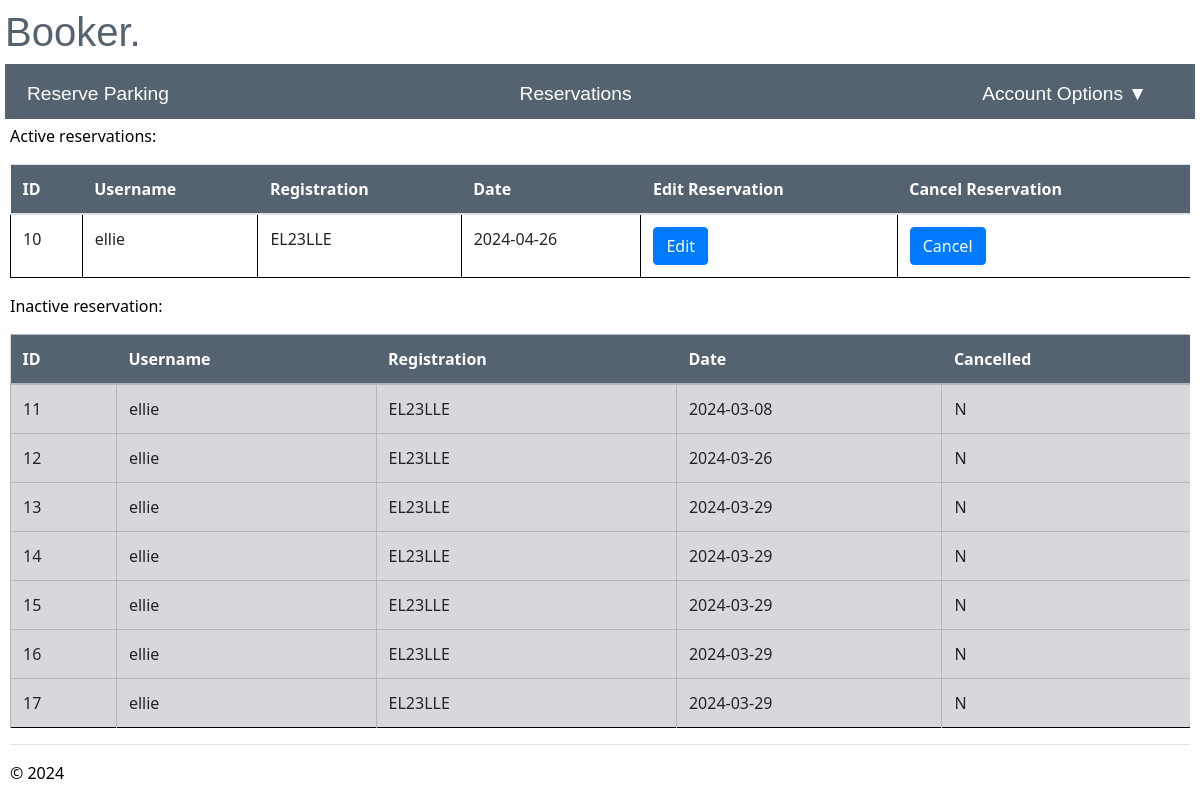
Screenshot of /reservations (signed in) with the database file from the repository.
### app/models/models.py (models this page shows)
class reserve(db.Model):
    __tablename__ = 'reserve'
    id = db.Column(db.Integer, primary_key=True, nullable=False)
    username = db.Column(db.String(20), db.ForeignKey('user.username'), nullable=False)
    registration = db.Column(db.String(9), nullable=False)
    date = db.Column(db.Date,nullable=False)
    cancelled = db.Column(db.String(1), nullable=False, default='N')

### app/main/routes.py (the view)
@bp.route("/reservations")
@login_required
@check_authorisation
def reservations():
    try:
        if current_user.role =='admin':
            active_reservations = reserve.query.filter(reserve.cancelled == 'N', reserve.date >= func.current_date()).all()
            inactive_reservations = reserve.query.filter(or_(reserve.cancelled == 'Y', reserve.date < func.current_date())).all()
        else:
            active_reservations = reserve.query.filter(reserve.cancelled == 'N', reserve.date >= func.current_date(), reserve.username == current_user.username).all()
            inactive_reservations = reserve.query.filter(or_(reserve.cancelled == 'Y',reserve.date < func.current_date()), reserve.username == current_user.username).all()
        current_app.logger.info('Username: %s accessed reservations', current_user.username)
        return render_template("reservations.html", active_reservations=active_reservations, inactive_reservations=inactive_reservations)
    except Exception as e:
        flash("An error occurred retrieving reservations. Please try again.")
        current_app.logger.exception('Error during retrieving reservations: %s', str(e))
        return redirect(url_for('main.reserve_parking'))

### app/__init__.py (called while the page is built)
def create_app():
    app = Flask(__name__)
    env_config = os.getenv("PROD_APP_SETTINGS", "config.Config")
    app.config.from_object(env_config)
    db.init_app(app)
    login_manager.init_app(app)
    app.logger.setLevel(logging.INFO)
    handler = RotatingFileHandler('app.log', maxBytes=10240, backupCount=10)
    handler.setLevel(logging.INFO)
    formatter = logging.Formatter('%(asctime)s - %(levelname)s - %(message)s', datefmt='%Y-%m-%d %H:%M:%S')
    handler.setFormatter(formatter)
    app.logger.addHandler(handler)
    from app.main import bp as main_bp
    app.register_blueprint(main_bp)
    from app.user import bp as user_bp
    app.register_blueprint(user_bp)
    from app.admin import bp as admin_bp
    app.register_blueprint(admin_bp)
    @login_manager.user_loader
    def load_user(user_id):
        return User.query.get(int(user_id))
    return app

### app/main/routes.py (called while the page is built)
def check_authorisation(func):
    @wraps(func)
    def decorated_function(*args, **kwargs):
        if current_user.authorised == 'Y':
            return func(*args, **kwargs)
        else:
            current_app.logger.warning('Username: %s attempted to access %s when they are not authorised', current_user.username, func.__name__)
            flash("You are not authorised to access this page")
            return redirect(url_for("user.login"))
    return decorated_function

### app/user/routes.py (called while the page is built)
@bp.before_app_request
def make_session_permanent():
    session.permanent = True
    current_app.permanent_session_lifetime = timedelta(seconds=60)

### app/main/templates/reservations.html (shortened to what this page needs)
{% extends "layout.html" %}
{% block content %}
<p>Active reservations:</p>
<table class="table table-hover">
  <thead class="active tables">
    <th>ID</th>
    <th>Username</th>
    <th>Registration</th>
    <th>Date</th>
    <th>Edit Reservation</th>
    <th>Cancel Reservation</th>
  </thead>
  <tbody>
    {% for reservation in active_reservations %}
    <tr>
      <td>{{reservation.id}}</td>
      <td>{{reservation.username}}</td>
      <td>{{reservation.registration}}</td>
      <td>{{reservation.date}}</td>
      <td><a href='{{url_for("main.edit_reservations", id=reservation.id)}}' class='btn btn-primary'>Edit</a></td>
      <td>
        <form method="POST" action="/cancel_reservation/">
          <input type="submit" class='btn btn-primary' value='Cancel'>
        </form>
      </td>
    </tr>
    {% endfor %}
  </tbody>
</table>
<p> Inactive reservation:</p>
<table class="table table-secondary">
  <thead class="inactive tables">
    <th>ID</th>
    <th>Username</th>
    <th>Registration</th>
    <th>Date</th>
    <th>Cancelled</th>
  </thead>
  <tbody>
    {% for reservation in inactive_reservations %}
    <tr>
      <td>{{reservation.id}}</td>
      <td>{{reservation.username}}</td>
      <td>{{reservation.registration}}</td>
      <td>{{reservation.date}}</td>
      <td>{{reservation.cancelled}}</td>
    </tr>
    {% endfor %}
  </tbody>
</table>
{% endblock %}

### app/static/site.css (style rules this page uses)
tr { border-bottom: 1px solid black; }
td { padding: 1em; border-left: 1px solid black; }
.tables { background-color: rgb(85, 99, 112); color: white; }

### app/main/templates/layout.html (style rules this page uses)
body { padding: 8px 5px 8px 5px; }

### rows the page displays
reserve: id "10", username "ellie", registration "EL23LLE", date "2024-04-26"
reserve: id "11", username "ellie", registration "EL23LLE", date "2024-03-08", cancelled "N"
reserve: id "12", username "ellie", registration "EL23LLE", date "2024-03-26", cancelled "N"
reserve: id "13", username "ellie", registration "EL23LLE", date "2024-03-29", cancelled "N"
reserve: id "14", username "ellie", registration "EL23LLE", date "2024-03-29", cancelled "N"
reserve: id "15", username "ellie", registration "EL23LLE", date "2024-03-29", cancelled "N"
reserve: id "16", username "ellie", registration "EL23LLE", date "2024-03-29", cancelled "N"
reserve: id "17", username "ellie", registration "EL23LLE", date "2024-03-29", cancelled "N"
